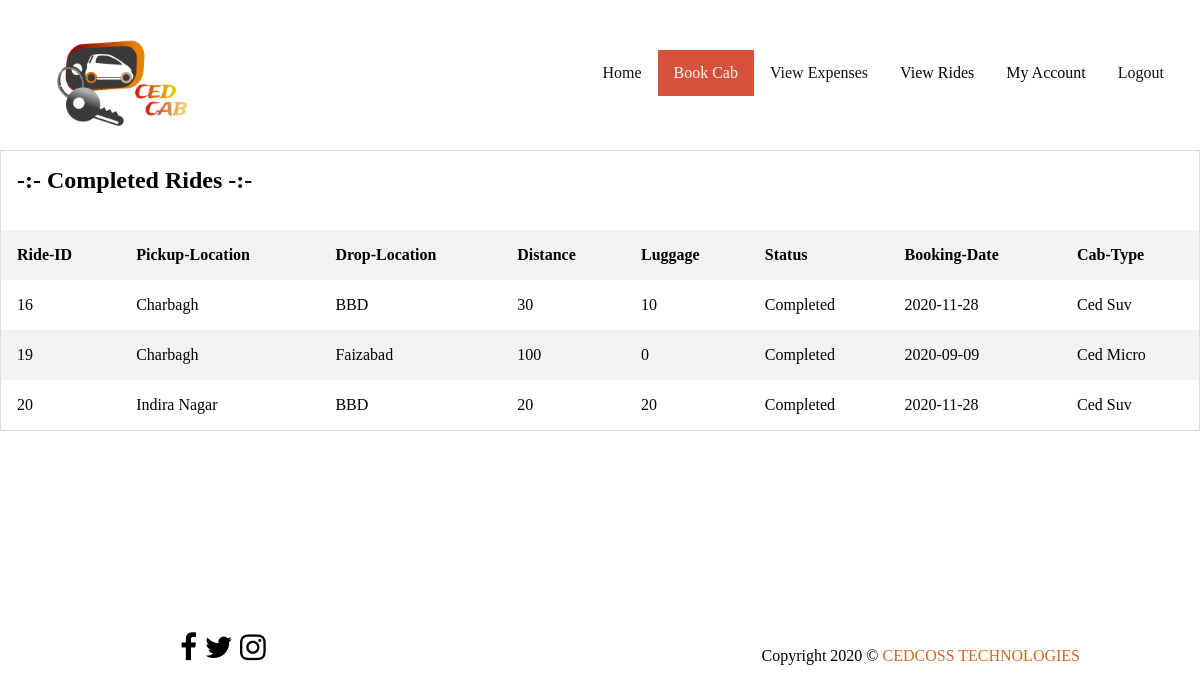
Page /completedride.php (signed in) on the committed database.
### tables this page shows
CREATE TABLE `tbl_ride` (
  `ride_id` int(11) NOT NULL,
  `ride_date` date NOT NULL,
  `from` varchar(50) NOT NULL,
  `to` varchar(50) NOT NULL,
  `cab_type` varchar(50) NOT NULL,
  `total_distance` varchar(10) NOT NULL,
  `luggage` varchar(10) NOT NULL,
  `total_fare` varchar(10) NOT NULL,
  `status` int(1) NOT NULL,
  `customer_user_id` int(11) NOT NULL
);

### class/Dbcon.php (called while the page is built, shortened)
<?php
class Dbcon
{
    public function __construct()
    {
        $this->conn = new mysqli("localhost", "root", "", "cab");
    }
}

### class/Rides.php (called while the page is built, shortened)
<?php
class Rides
{
    public function showcompleted($id, $conn)
    {
        $a=array();
        $sql = "SELECT * from `tbl_ride` Where `customer_user_id`='".$id."' AND `status` = 2";
        $result =$conn->query($sql);
        while ($row = $result->fetch_assoc()) {
            array_push($a, $row);
        }
        return $a;
    }
}

### completedride.php (the view)
<?php
require "header.php";
require "class/Dbcon.php";
require "class/Users.php";
require "class/Rides.php";
if (!isset($_SESSION['userdata'])) {
     unset($_SESSION);
     header("location:login.php");
} else {
    $id = $_SESSION['userdata']['uid'];
    $db = new Dbcon();
    $ride = new Rides();
    $details =$ride->showcompleted($id, $db->conn); ?>
    <table>
         <tr>
              <th colspan="8"><h2>-:- Completed Rides  -:-</h2></th>
         </tr>
        <tr>
        <th>Ride-ID</th>
        <th>Pickup-Location</th>
        <th>Drop-Location</th>
        <th>Distance</th>
        <th>Luggage</th>
        <th>Status</th>
        <th>Booking-Date</th>
        <th>Cab-Type</th>
        <?php foreach ($details as $key=> $value) { ?>
               <tr>
                   <td>
                        <?php echo $value['ride_id'];?>
                   </td>
                   <td>
                        <?php echo $value['from'];?>
                   </td>
                   <td>
                        <?php echo $value['to'];?>
                   </td>
                   <td>
                        <?php echo $value['total_distance'];?>
                   </td>
                   <td>
                        <?php echo $value['luggage'];?>
                   </td>
                   <td>
                        <?php $status = $value['status'];
                        if ($status == 2) {
                            echo "Completed";
                        }
                        ?>
                   </td>
                   <td>
                        <?php echo $value['ride_date'];?>
                   </td>
                   <td>
                        <?php $car = $value['cab_type'];
                        if ($car == 1) {
                            echo "Ced Micro";
                        } elseif ($car == 1) {
                            echo "Ced Mini";
                        } elseif ($car == 1) {
                            echo "Ced Royal";
                        } else {
                            echo "Ced Suv";
                        }
                        ?>
                   </td>
               </tr>
        <?php }
}         ?>
</table>
<?php require "footer.php"?>

### css/style.css (style rules this page uses)
body { margin: 0; padding: 0; }
table { border-collapse: collapse; border-spacing: 0; width: 100%; border: 1px solid #ddd; }
th, td { text-align: left; padding: 16px; }
tr:nth-child(even) { background-color: #f2f2f2; }

### rows in the picture
tbl_ride: ride_id "16", from "Charbagh", to "BBD", total_distance "30", luggage "10", status "Completed", ride_date "2020-11-28", cab_type "Ced Suv"
tbl_ride: ride_id "19", from "Charbagh", to "Faizabad", total_distance "100", luggage "0", status "Completed", ride_date "2020-09-09", cab_type "Ced Micro"
tbl_ride: ride_id "20", from "Indira Nagar", to "BBD", total_distance "20", luggage "20", status "Completed", ride_date "2020-11-28", cab_type "Ced Suv"
